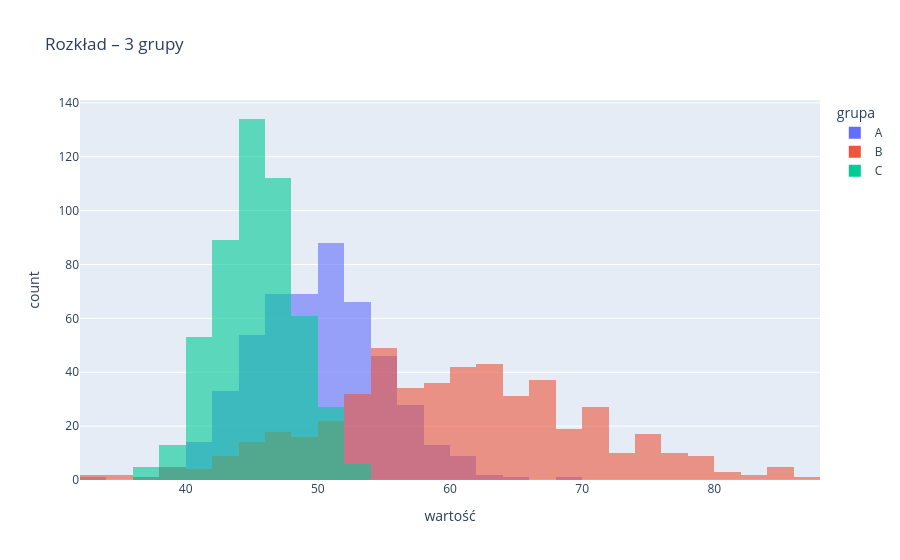

Notebook code cell kept with this figure:
### Code cell
fig = px.histogram(
    df.melt(var_name="grupa", value_name="wartość"),
    x="wartość", color="grupa",
    nbins=40, barmode="overlay", opacity=0.6,
    title="Rozkład – 3 grupy"
)
fig.show()

### Figure 1 — Plotly figure (JSON) as saved in the notebook; plotly's stock layout.template omitted (floating-point values rounded to 4 significant figures; data arrays with more than 128 entries replaced by an {"elided": "..."} marker saying what was removed)
{"data": [{"bingroup": "x", "hovertemplate": "grupa=A<br>wartość=%{x}<br>count=%{y}<extra></extra>", "legendgroup": "A", "marker": {"color": "#636efa", "opacity": 0.6, "pattern": {"shape": ""}}, "name": "A", "nbinsx": 40, "orientation": "v", "showlegend": true, "type": "histogram", "x": {"elided": "500 float values"}, "xaxis": "x", "yaxis": "y"}, {"bingroup": "x", "hovertemplate": "grupa=B<br>wartość=%{x}<br>count=%{y}<extra></extra>", "legendgroup": "B", "marker": {"color": "#EF553B", "opacity": 0.6, "pattern": {"shape": ""}}, "name": "B", "nbinsx": 40, "orientation": "v", "showlegend": true, "type": "histogram", "x": {"elided": "500 float values"}, "xaxis": "x", "yaxis": "y"}, {"bingroup": "x", "hovertemplate": "grupa=C<br>wartość=%{x}<br>count=%{y}<extra></extra>", "legendgroup": "C", "marker": {"color": "#00cc96", "opacity": 0.6, "pattern": {"shape": ""}}, "name": "C", "nbinsx": 40, "orientation": "v", "showlegend": true, "type": "histogram", "x": {"elided": "500 float values"}, "xaxis": "x", "yaxis": "y"}], "layout": {"barmode": "overlay", "legend": {"title": {"text": "grupa"}, "tracegroupgap": 0}, "title": {"text": "Rozkład – 3 grupy"}, "xaxis": {"anchor": "y", "domain": [0, 1], "title": {"text": "wartość"}}, "yaxis": {"anchor": "x", "domain": [0, 1], "title": {"text": "count"}}}}
